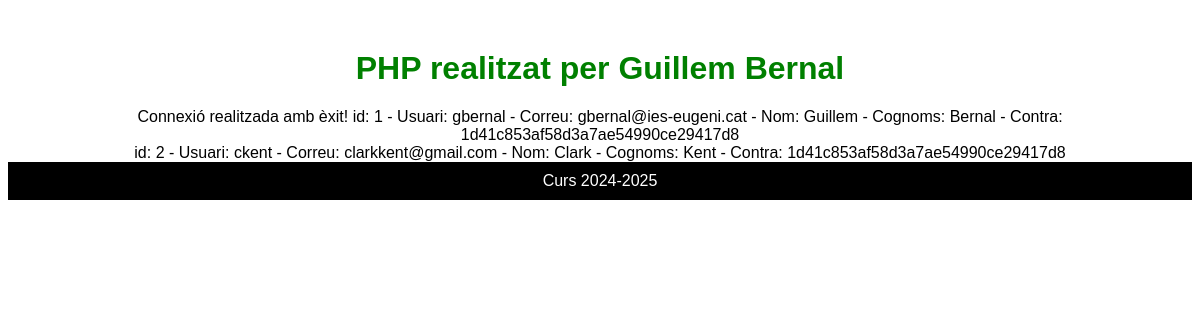
Page /llistar_usuaris.php on the committed database.
### tables this page shows
CREATE TABLE `usuaris` (
  `id` int NOT NULL,
  `usuari` varchar(50) NOT NULL,
  `correu` varchar(50) NOT NULL,
  `nom` varchar(50) NOT NULL,
  `cognoms` varchar(50) NOT NULL,
  `contra` varchar(50) NOT NULL
);

### llistar_usuaris.php (the view)
<?php include ('cap.php');?>
<?php include ('connexio_bbdd.php');?>
<?php $sql = "SELECT * FROM `usuaris`";
$result = $conn->query($sql);
if ($result->num_rows > 0) {
  while($row = $result->fetch_assoc()) {
    echo "id: " . $row["id"]. " - Usuari: " . $row["usuari"]. " - Correu: " . $row["correu"]. " - Nom: " . $row["nom"]. " - Cognoms: " . $row["cognoms"]. " - Contra: " . $row["contra"]."<br>";
  }
} else {
  echo "0 resultats";
}
$conn->close();?>
<?php include ('peu.php');?>

### cap.php (shortened to what this page needs)
<!DOCTYPE html>
<html lang="ca">
<head>
    <link rel="stylesheet" href="styles.css">
</head>
<body>
    <h1 style="color:green; text-align:center;">PHP realitzat per Guillem Bernal</h1>

### connexio_bbdd.php (shortened to what this page needs)
<?php
echo "Connexió realitzada amb èxit!";
?>

### peu.php
<div style="background-color:black; color:white; text-align:center; padding:10px;">
        Curs <?php echo date("2024") . "-" . (date("Y")); ?>
    </div>
</body>
</html>

### styles.css (style rules this page uses)
body { font-family: Arial, sans-serif; text-align: center; margin-top: 50px; }

### rows in the picture
usuaris: id "1", usuari "gbernal", correu "gbernal@ies-eugeni.cat", nom "Guillem", cognoms "Bernal", contra "1d41c853af58d3a7ae54990ce29417d8"
usuaris: id "2", usuari "ckent", correu "clarkkent@gmail.com", nom "Clark", cognoms "Kent", contra "1d41c853af58d3a7ae54990ce29417d8"
